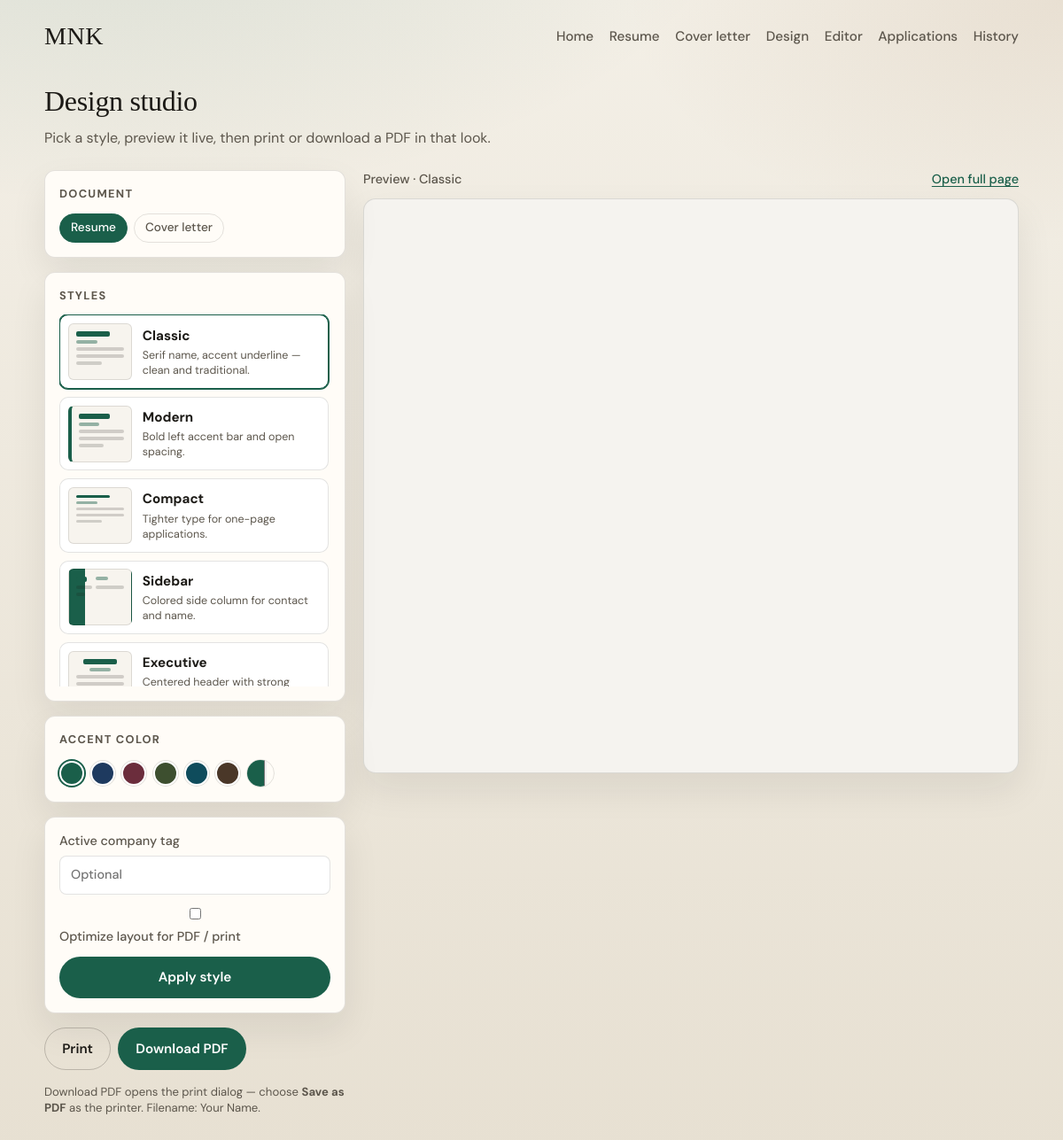
Screenshot of /design.php with the database file from the repository.
### tables this page shows
CREATE TABLE settings (
  `key` VARCHAR(64) NOT NULL PRIMARY KEY,
  `value` TEXT NOT NULL
);

CREATE TABLE resume_profile (
  id INT UNSIGNED NOT NULL AUTO_INCREMENT PRIMARY KEY,
  full_name VARCHAR(160) NOT NULL,
  title VARCHAR(200) NOT NULL DEFAULT '',
  email VARCHAR(160) NOT NULL DEFAULT '',
  phone VARCHAR(80) NOT NULL DEFAULT '',
  location VARCHAR(160) NOT NULL DEFAULT '',
  gender VARCHAR(40) NOT NULL DEFAULT '',
  date_of_birth DATE NULL,
  country VARCHAR(120) NOT NULL DEFAULT '',
  nationality VARCHAR(120) NOT NULL DEFAULT '',
  photo_path VARCHAR(255) NOT NULL DEFAULT '',
  show_photo TINYINT(1) NOT NULL DEFAULT 1,
  links JSON NULL,
  updated_at TIMESTAMP NOT NULL DEFAULT CURRENT_TIMESTAMP ON UPDATE CURRENT_TIMESTAMP
);

### src/App.php (called while the page is built, shortened)
<?php
final class App
{
    public static function setting(string $key, ?string $default = null): ?string
    {
        $stmt = Db::pdo()->prepare('SELECT `value` FROM settings WHERE `key` = ? LIMIT 1');
        $stmt->execute([$key]);
        $row = $stmt->fetch();
        return (string) $row['value'];
    }
    public static function profile(): array
    {
        $row = Db::pdo()->query('SELECT * FROM resume_profile ORDER BY id ASC LIMIT 1')->fetch();
        $links = $row['links'];
        if (is_string($links)) {
            $decoded = json_decode($links, true);
            $row['links'] = is_array($decoded) ? $decoded : [];
        } elseif (!is_array($links)) {
            $row['links'] = [];
        }
        $row['show_photo'] = (int) ($row['show_photo'] ?? 1);
        $row['photo_path'] = (string) ($row['photo_path'] ?? '');
        return $row;
    }
    public static function e(?string $value): string
    {
        return htmlspecialchars((string) $value, ENT_QUOTES | ENT_SUBSTITUTE, 'UTF-8');
    }
    public static function themes(): array
    {
        return [
            'classic' => [
                'label' => 'Classic',
                'blurb' => 'Serif name, accent underline — clean and traditional.',
            ],
            'modern' => [
                'label' => 'Modern',
                'blurb' => 'Bold left accent bar and open spacing.',
            ],
            'compact' => [
                'label' => 'Compact',
                'blurb' => 'Tighter type for one-page applications.',
            ],
            'sidebar' => [
                'label' => 'Sidebar',
                'blurb' => 'Colored side column for contact and name.',
            ],
            'executive' => [
                'label' => 'Executive',
                'blurb' => 'Centered header with strong horizontal rules.',
            ],
            'company' => [
                'label' => 'Company tint',
                'blurb' => 'Soft brand wash using your accent color.',
            ],
            'banner' => [
                'label' => 'Banner',
                'blurb' => 'Full-width accent header band with white name.',
            ],
            'split' => [
                'label' => 'Split',
                'blurb' => 'Two-tone header with name left and contacts right.',
            ],
            'minimal' => [
                'label' => 'Minimal',
                'blurb' => 'Quiet typography, almost no decoration.',
            ],
            'slate' => [
                'label' => 'Slate',
                'blurb' => 'Dark slate header strip for strong contrast.',
            ],
            'serif' => [
                'label' => 'Editorial',
                'blurb' => 'Large serif headlines with editorial section titles.',
            ],
            'cards' => [
                'label' => 'Cards',
                'blurb' => 'Each section sits in a soft bordered card.',
            ],
        ];
    }
    public static function themeKeys(): array
    {
        return array_keys(self::themes());
    }
    public static function themeLabel(string $key): string
    {
        return self::themes()[$key]['label'] ?? ucfirst($key);
    }
    public static function resolveTheme(?string $theme): string
    {
        $theme = $theme ?: (self::setting('theme', 'classic') ?: 'classic');
        return in_array($theme, self::themeKeys(), true) ? $theme : 'classic';
    }
    public static function resolveAccent(?string $accent): string
    {
        $accent = $accent ?: (self::setting('accent_color', '#1a5f4a') ?: '#1a5f4a');
        return preg_match('/^#[0-9A-Fa-f]{6}$/', $accent) ? $accent : '#1a5f4a';
    }
    public static function colorPresets(): array
    {
        return [
            '#1a5f4a' => 'Forest',
            '#1e3a5f' => 'Navy',
            '#6b2d3c' => 'Wine',
            '#3d4f2f' => 'Olive',
            '#0f4c5c' => 'Teal',
            '#4a3728' => 'Espresso',
        ];
    }
}

### src/Db.php (called while the page is built, shortened)
<?php
final class Db
{
    private static ?PDO $pdo = null;
    public static function pdo(): PDO
    {
        if (self::$pdo instanceof PDO) {
            return self::$pdo;
        }
        $url = getenv('DATABASE_URL') ?: '';
        $parts = parse_url($url);
        $dbName = ltrim($parts['path'], '/');
        $host = $parts['host'];
        $port = $parts['port'] ?? 3306;
        $user = $parts['user'] ?? 'db';
        $pass = $parts['pass'] ?? 'db';
        $dsn = sprintf('mysql:host=%s;port=%d;dbname=%s;charset=utf8mb4', $host, $port, $dbName);
        self::$pdo = new PDO($dsn, $user, $pass, [
            PDO::ATTR_ERRMODE => PDO::ERRMODE_EXCEPTION,
            PDO::ATTR_DEFAULT_FETCH_MODE => PDO::FETCH_ASSOC,
            PDO::ATTR_EMULATE_PREPARES => false,
        ]);
        return self::$pdo;
    }
}

### public/design.php (the view, shortened to what this page needs)
<?php
require_once dirname(__DIR__) . '/src/layout.php';
$doc = ($_GET['doc'] ?? 'resume') === 'cover' ? 'cover' : 'resume';
$theme = App::resolveTheme($_GET['theme'] ?? null);
$accent = App::resolveAccent($_GET['accent'] ?? null);
$pdfMode = (App::setting('pdf_mode', '0') ?: '0') === '1';
$activeCompany = App::setting('active_company', '') ?: '';
$previewPath = $doc === 'cover' ? '/cover-letter.php' : '/resume.php';
$profile = App::profile();
layout_header('Design studio', [
    'pdf_mode' => false,
]);
?>
<main class="design-studio" data-design-studio
      data-doc="<?= App::e($doc) ?>"
      data-theme="<?= App::e($theme) ?>"
      data-accent="<?= App::e($accent) ?>">
  <header class="page-head">
    <h1>Design studio</h1>
    <p>Pick a style, preview it live, then print or download a PDF in that look.</p>
  </header>
  <div class="studio-layout">
    <aside class="studio-controls no-print">
      <div class="studio-block">
        <h2>Document</h2>
        <div class="doc-toggle" role="tablist">
          <a class="chip<?= $doc === 'resume' ? ' is-active' : '' ?>" href="/design.php?doc=resume&amp;theme=<?= urlencode($theme) ?>&amp;accent=<?= urlencode($accent) ?>">Resume</a>
          <a class="chip<?= $doc === 'cover' ? ' is-active' : '' ?>" href="/design.php?doc=cover&amp;theme=<?= urlencode($theme) ?>&amp;accent=<?= urlencode($accent) ?>">Cover letter</a>
        </div>
      </div>
      <div class="studio-block">
        <h2>Styles</h2>
        <div class="style-grid" role="listbox" aria-label="Resume styles">
          <?php foreach (App::themes() as $key => $meta): ?>
            <button type="button"
                    class="style-card<?= $theme === $key ? ' is-selected' : '' ?>"
                    data-theme-pick="<?= App::e($key) ?>"
                    aria-pressed="<?= $theme === $key ? 'true' : 'false' ?>">
              <span class="style-thumb theme-<?= App::e($key) ?>" aria-hidden="true">
                <span class="thumb-line thumb-name"></span>
                <span class="thumb-line thumb-sub"></span>
                <span class="thumb-line"></span>
                <span class="thumb-line"></span>
                <span class="thumb-line short"></span>
              </span>
              <span class="style-meta">
                <strong><?= App::e($meta['label']) ?></strong>
                <small><?= App::e($meta['blurb']) ?></small>
              </span>
            </button>
          <?php endforeach; ?>
        </div>
      </div>
      <div class="studio-block">
        <h2>Accent color</h2>
        <div class="color-presets">
          <?php foreach (App::colorPresets() as $hex => $name): ?>
            <button type="button"
                    class="color-swatch<?= strcasecmp($accent, $hex) === 0 ? ' is-selected' : '' ?>"
                    data-accent-pick="<?= App::e($hex) ?>"
                    title="<?= App::e($name) ?>"
                    style="--swatch: <?= App::e($hex) ?>"
                    aria-label="<?= App::e($name) ?>"></button>
          <?php endforeach; ?>
          <label class="color-custom" title="Custom color">
            <input type="color" data-accent-custom value="<?= App::e($accent) ?>" aria-label="Custom accent color">
          </label>
        </div>
      </div>
      <form method="post" class="studio-block studio-save" data-design-form>
        <label>
          Active company tag
          <input type="text" name="active_company" value="<?= App::e($activeCompany) ?>" placeholder="Optional">
        </label>
        <label class="check">
          <input type="checkbox" name="pdf_mode" value="1"<?= $pdfMode ? ' checked' : '' ?>>
          Optimize layout for PDF / print
        </label>
        <button type="submit" class="btn btn-primary">Apply style</button>
      </form>
      <div class="studio-actions">
        <button type="button" class="btn btn-secondary" data-studio-print>Print</button>
        <button type="button" class="btn btn-primary" data-studio-pdf>Download PDF</button>
      </div>
      <p class="studio-hint">Download PDF opens the print dialog — choose <strong>Save as PDF</strong> as the printer. Filename: <?= App::e($profile['full_name']) ?>.</p>
    </aside>
    <section class="studio-preview">
      <div class="preview-bar no-print">
        <span data-preview-label>Preview · <?= App::e(App::themeLabel($theme)) ?></span>
        <a data-open-full href="<?= App::e($previewPath) ?>?theme=<?= urlencode($theme) ?>&amp;accent=<?= urlencode($accent) ?>&amp;pdf=1" target="_blank" rel="noopener">Open full page</a>
      </div>
      <div class="preview-frame-wrap">
        <iframe
          title="Document preview"
          class="preview-frame"
          data-preview-frame
          src="<?= App::e($previewPath) ?>?embed=1&amp;theme=<?= urlencode($theme) ?>&amp;accent=<?= urlencode($accent) ?>&amp;pdf=1"></iframe>
      </div>
    </section>
  </div>
</main>

### rows the page displays
settings: label "Classic", blurb "Serif name, accent underline — clean and traditional.", value "Classic"
settings: value "#1a5f4a"
resume_profile: full_name "Your Name"

### other values shown
App::e($meta['label']) "Modern"
App::e($meta['blurb']) "Bold left accent bar and open spacing."
App::e($meta['label']) "Compact"
App::e($meta['blurb']) "Tighter type for one-page applications."
App::e($meta['label']) "Sidebar"
App::e($meta['blurb']) "Colored side column for contact and name."
App::e($meta['label']) "Executive"
App::e($meta['blurb']) "Centered header with strong…"
